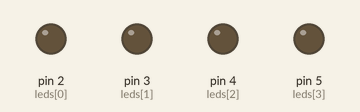
Simulated run of this sketch. Board: Arduino Uno, built with avr-gcc and run on an emulated ATmega328P. On the bench: output pins drawn as LEDs (lit = HIGH).

Above: at 0.15 s.
At 2.85 s:
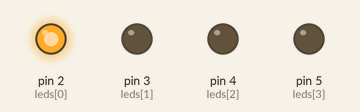
At 10.05 s:
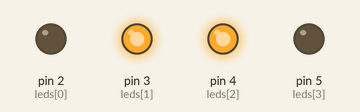
At 19.95 s:
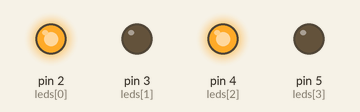
At 30.45 s:
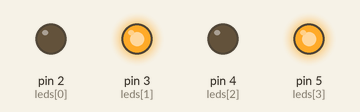
At 39.75 s:
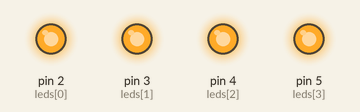
Timing chart, 0 to 40.0 s (numbered marks = the images above):
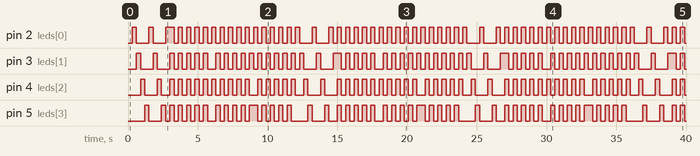

The sketch:

lab2_leds.ino
```cpp
const byte leds[4] = {2, 3, 4, 5};

byte mode = 0;  // 0..3
unsigned long tMode = 0;
unsigned long tStep = 0;

byte stepIndex = 0;
bool state = false;

void setup() {
  for (byte i = 0; i < 4; i++) pinMode(leds[i], OUTPUT);
  allOff();
}

void loop() {
  unsigned long now = millis();

  if (now - tMode >= 3000) {
    tMode = now;
    mode = (mode + 1) % 4;
    stepIndex = 0;
    state = false;
    allOff();
  }

  if (now - tStep >= 300) {
    tStep = now;

    switch (mode) {
      case 0: runningLight(); break;
      case 1: allBlink(); break;
      case 2: pairsBlink(); break;
      case 3: checkerBlink(); break;
    }
  }
}

void allOff() {
  for (byte i = 0; i < 4; i++) digitalWrite(leds[i], LOW);
}

void runningLight() {
  allOff();
  digitalWrite(leds[stepIndex], HIGH);
  stepIndex = (stepIndex + 1) % 4;
}

void allBlink() {
  state = !state;
  for (byte i = 0; i < 4; i++) digitalWrite(leds[i], state);
}

void pairsBlink() {
  state = !state;
  digitalWrite(leds[0], state);
  digitalWrite(leds[2], state);
  digitalWrite(leds[1], !state);
  digitalWrite(leds[3], !state);
}

void checkerBlink() {
  state = !state;
  digitalWrite(leds[0], state);
  digitalWrite(leds[3], state);
  digitalWrite(leds[1], !state);
  digitalWrite(leds[2], !state);
}
```

Measured:
- by itself, pin 2 (leds[0]): LOW → HIGH at 0.30 s, → LOW 0.30 s later, → HIGH 0.90 s later, → LOW 0.30 s later, … (116 changes in this stretch)
- by itself, pin 3 (leds[1]), pin 4 (leds[2]), pin 5 (leds[3]): moves between LOW and HIGH, repeating every 12.0 s
